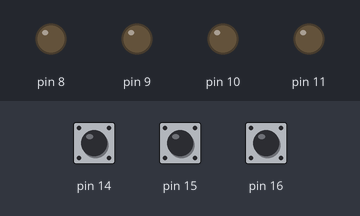
This sketch was run on a simulated Arduino Uno, built with avr-gcc and run on an emulated ATmega328P. Shown: output pins drawn as LEDs (lit = HIGH). The test bench sets the inputs (shaded band); at power-on: pin 14 HIGH, pin 16 HIGH, pin 15 HIGH.

Above: at 2.8 s.
2.9 s: pin 14 pulled LOW for 1.2 s
At 8.1 s:
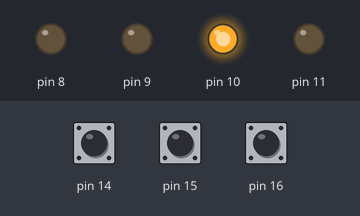
8.2 s: pin 16 pulled LOW for 1.2 s
At 10.9 s:
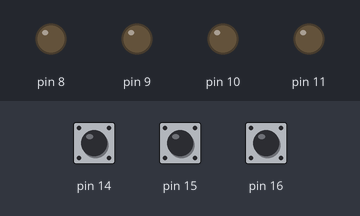
11.5 s: pin 15 pulled LOW for 3.2 s
At 17.4 s:
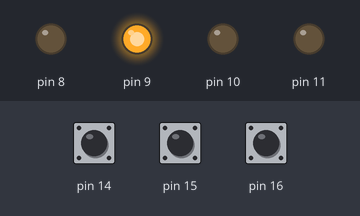
17.5 s: pin 14 pulled LOW for 3.2 s
At 21.7 s:
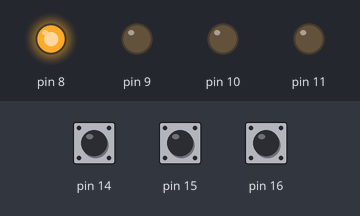
22.5 s: pin 16 pulled LOW for 3.2 s
At 26.7 s:
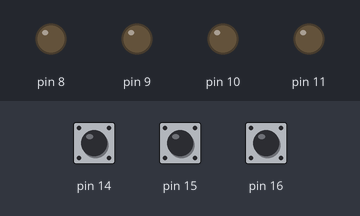
Timing chart, 0 to 28.2 s (numbered marks = the images above; inputs shaded):
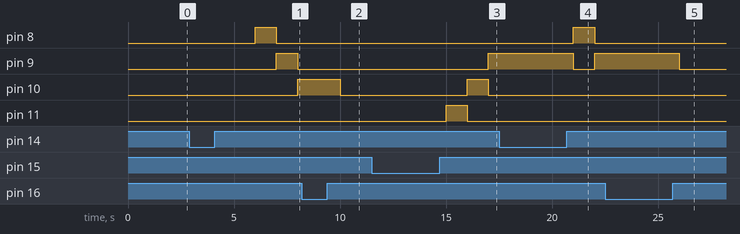

Measured:
- after the input at 2.9 s, pin 8: LOW → HIGH after 3.1 s, → LOW 1.0 s later; pin 9: LOW → HIGH after 4.1 s, → LOW 1.0 s later; pin 10: LOW → HIGH after 5.1 s
- after the input at 8.2 s, pin 8: stays LOW (without the input it goes to HIGH after 2.8 s); pin 10: HIGH → LOW after 1.8 s instead of 0.80 s; pin 11: stays LOW (without the input it goes to HIGH after 0.80 s)
- after the input at 11.5 s, pin 9: LOW → HIGH after 5.5 s; pin 10: LOW → HIGH after 4.5 s, → LOW 1.0 s later; pin 11: LOW → HIGH after 3.5 s, → LOW 1.0 s later
- after the input at 17.5 s, pin 10: stays LOW (without the input it goes to HIGH after 3.5 s); pin 11: stays LOW (without the input it goes to HIGH after 2.5 s)
- after the input at 22.5 s, pin 8: stays LOW (without the input it goes to HIGH after 3.5 s); pin 10: stays LOW (without the input it goes to HIGH after 0.50 s); pin 11: stays LOW (without the input it goes to HIGH after 1.5 s)

The sketch:

tugas_2.ino
```cpp
void setup() {
  DDRC = 0x00;
  PORTC = 0x07;
  DDRB = 0x0F;
  PORTB= 0;
}
void loop() {
for(int x;x<17;x--){
int a,b;
if(bit_is_clear(PINC, 0)) {
 b=1;
}
else  if(bit_is_clear(PINC, 1)) {
b=2;
}
else  if(bit_is_clear(PINC, 2)) {
 b=3;
}
else  if(b==1) {
  PORTB=a;
  if(a==0){
    a++;}
    else if(a<9){
  a=a*2;
}else if(a=8){
  a=1;}
}
else  if(b==2) {
 PORTB=a;
  if(a==0){
    a=8;}
    else if(a>0){
  a=a/2;
}else if(a=1){
  a=8;}
}
else {
  PORTB=0x00;
}
delay(1000);}
}
```
